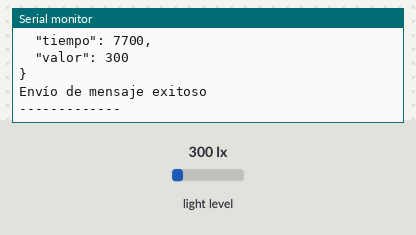
Recording of a sketch running on a simulated ESP32. Shown: the last lines printed to the serial monitor. Inputs (shaded band) come from the test bench; at power-on: light level 300 lx. WiFi joins after 1.5 s; servers stay silent unless stated; random numbers use the default seed unless the sketch sets one; no MQTT or app messages arrive unless stated.

Above: at 10.2 s.
10.3 s: light level set to 94 lx
At 10.95 s:
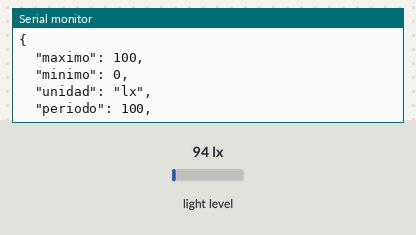
11.8 s: light level set to 106 lx
At 11.84 s:
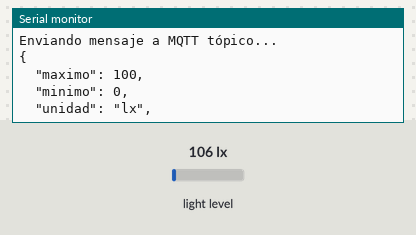
Timing chart, 0 to 14.3 s (numbered marks = the images above; inputs shaded):
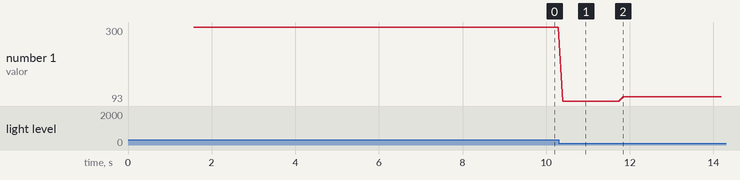

Measured:
- the behaviour switches between 99 and 100 lx on light level (found by bisection; images 1 and 2)
- after the input at 10.3 s, the serial monitor: prints a new line after 0.09 s (image 1)
- plotted number 1: 300 → 93 after the input at 10.3 s, 93 → 105 after the input at 11.8 s

The sketch:

luxometro_mqtt_esp32.ino
```cpp
// para comunicación WiFi
#include <WiFi.h>
// para el protocolo MQTT de IoT
#include <PubSubClient.h>
// para comunicación del sensor
#include <BH1750.h>
#include <Wire.h>

// para manejar JSON
#include <ArduinoJson.h>
#include <ArduinoJson.hpp>

BH1750 lightMeter(0x23);

StaticJsonDocument<300> doc; // 300 bytes

uint16_t valor;
int tiempo;        // en ms
int periodo = 100; // en ms
int minimo = 0;
int maximo = 100;

// Variables para conexiones WiFi
const char *ssid = "xxxxxx";      // reemplazar SSID;
const char *password = "xxxxxxx"; // reemplazar pasword;
// datos del Broker MQTT:
const char *mqtt_server = "168.176.136.61";
const int mqttPort = 1883;
const char *mqttUser = "fisica";        // reemplazar usuario
const char *mqttPassword = "iotfisica"; // reemplazar pasword
const char *topico = "iot/simulaciones/luxometro/equipo_0"; // reemplazar topico

WiFiClient espCliente;
PubSubClient mqttCliente(espCliente);

// forward declaration
void callback(char *topic, byte *payload, unsigned int length);
void SerializeObject();
void setupMQTT();
void conectarToWiFi();
void reconnect();

void setup() {

  Serial.begin(115200);

  Wire.begin();

  if (lightMeter.begin()) {
    Serial.println(F("BH1750 inicializado"));
  } else {
    Serial.println(F("Error inicializando BH1750"));
  }

  Serial.println(F("BH1750 Test begin"));

  // conectar a WiFi
  conectarToWiFi();

  // configurar MQTT
  setupMQTT();
}

// administrar conexión wiFi
void conectarToWiFi() {
  delay(10);
  // Comenzar conexión a red WiFI
  Serial.println();
  Serial.print("Conectando a...");
  Serial.println(ssid);
  WiFi.begin(ssid, password);
  while (WiFi.status() != WL_CONNECTED) {
    delay(500);
    Serial.print(".");
  }

  Serial.println("");
  Serial.println("WiFi conectado");
  Serial.println("IP address: ");
  Serial.println(WiFi.localIP());
}

// administrar configuración de conexión al Broker MQTT
void setupMQTT() {
  mqttCliente.setServer(mqtt_server, mqttPort);
  // establecer la función de devolución de llamada
  mqttCliente.setCallback(callback);
}

// conectar el cliente ESP32 MQTT al Broker
void reconnect() {
  Serial.println("Conectando a Broker MQTT...");

  // loop hasta lograr conexión
  while (!mqttCliente.connected()) {
    Serial.println("Reconectando al Broker MQTT..");

    String clientId = "ESP32Client-";
    clientId += String(random(0xffff), HEX);

    if (mqttCliente.connect(clientId.c_str())) {
      Serial.println("Conectado");
      // suscripción al tópico
      mqttCliente.subscribe(topico);
    }
  }
}

/*
 Ahora se especifica una función de devolución de llamada.
 Primero se imprime el nombre del tema y luego se
 recibe el mensaje.
*/

void callback(char *topic, byte *payload, unsigned int length) {
  Serial.print("Callback - ");
  Serial.print("Message:");
  for (int i = 0; i < length; i++) {
    Serial.print((char)payload[i]);
  }
}

void loop() {

  if (!mqttCliente.connected())
    reconnect();
  mqttCliente.loop();

  // leer luxometro
  valor = lightMeter.readLightLevel();

  // serializar datos JSON para enviarlos
  SerializeObject();

  // cada periodo de muestreo
  delay(periodo);
  tiempo = tiempo + periodo;

} // fin loop

void SerializeObject() {

  doc["maximo"] = maximo;
  doc["minimo"] = minimo;
  doc["unidad"] = "lx";
  doc["periodo"] = periodo;
  doc["tiempo"] = tiempo;
  doc["valor"] = valor;

  char buffer[200];
  serializeJsonPretty(doc, buffer);

  Serial.println("Enviando mensaje a MQTT tópico...");
  Serial.println(buffer);

  if (mqttCliente.publish(topico, buffer) == true) {
    Serial.println("Envío de mensaje exitoso");
  } else {
    Serial.println("Error en el envío del mensaje");
  }

  mqttCliente.loop();
  Serial.println("-------------");
}
```
